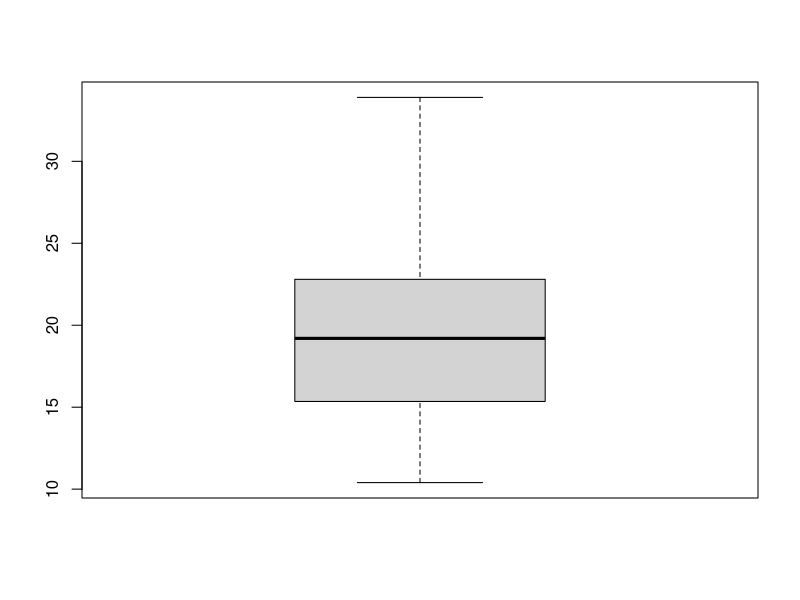
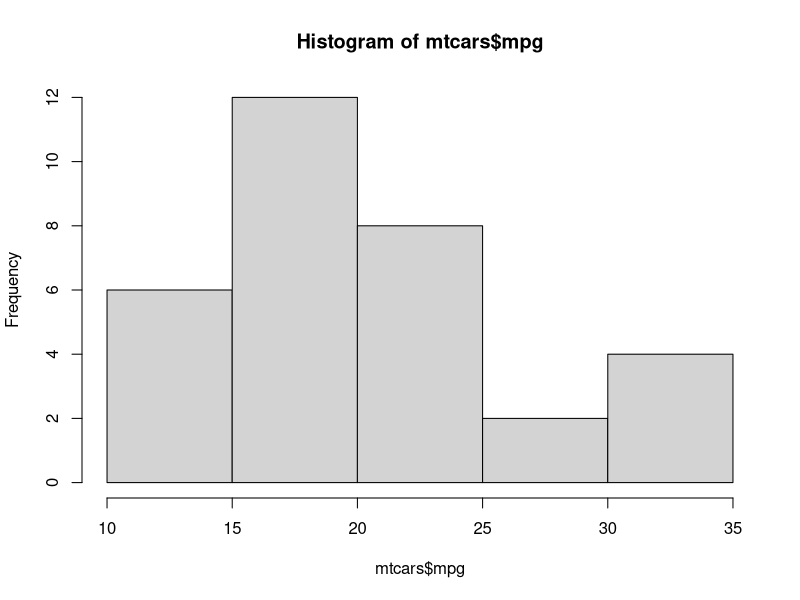

Reproduce these figures in R, in order.
getwd()
dir() #To see archives and folders
ls() #made objects
mtcars
head(mtcars) # to see the top 6 on the list
head(mtcars,15) #to see the number I want 
tail(mtcars) # to see the final 6 on the list
tail(mtcars, 15)
summary(mtcars$mpg)
boxplot(mtcars$mpg)
hist(mtcars$mpg)
mtcars['disp']
class(mtcars['disp'])
mtcars[['disp']] #To pick certain things
class(mtcars[['disp']])
head(mtcars,10)
summary(mtcars$mpg)#To see the statistical characteristics
low_consumers <- mtcars[which(mtcars$mpg <= 15.43), ] # to see, and clasificate the ones who are less or equal to 15.43 
low_consumers # name given to my low consuming cars
dim(low_consumers) #dimmensions 
high_consumers <- mtcars[which(!mtcars$mpg <= 15.43), ] # to set the contrary we have to put ! to see the max. it eliminates <= (minor or equal)
head(mtcars)
# Lets see which is the mpg average grouped by cylinders 
library(dplyr) # to execute group_by, summarize, filter...
mpg_cyl <- mtcars %>% group_by(cyl) %>% summarise(mpg_avg = mean(mpg)) # to calculate the mpg mean grouping by cyl
mpg_cyl


